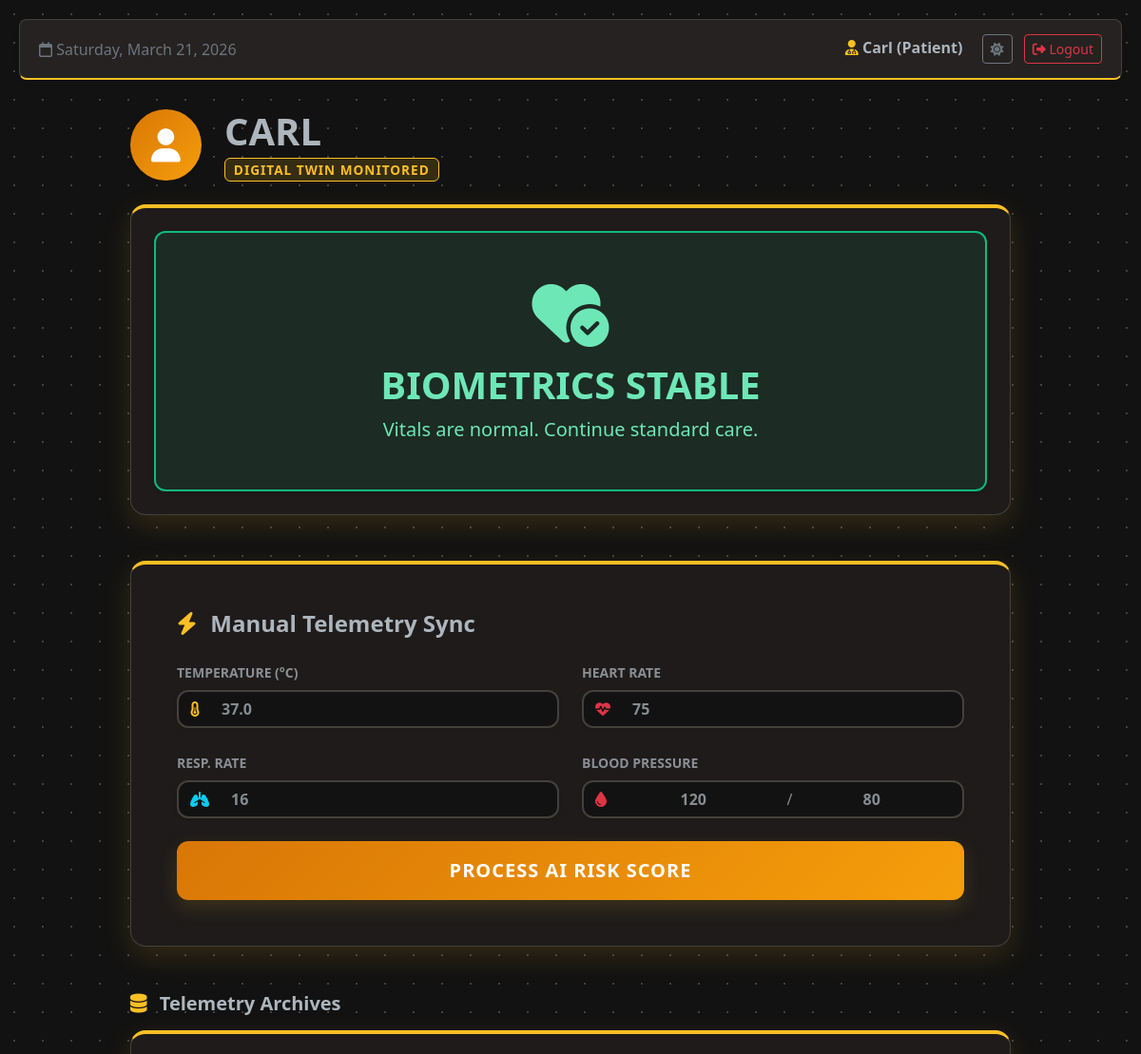
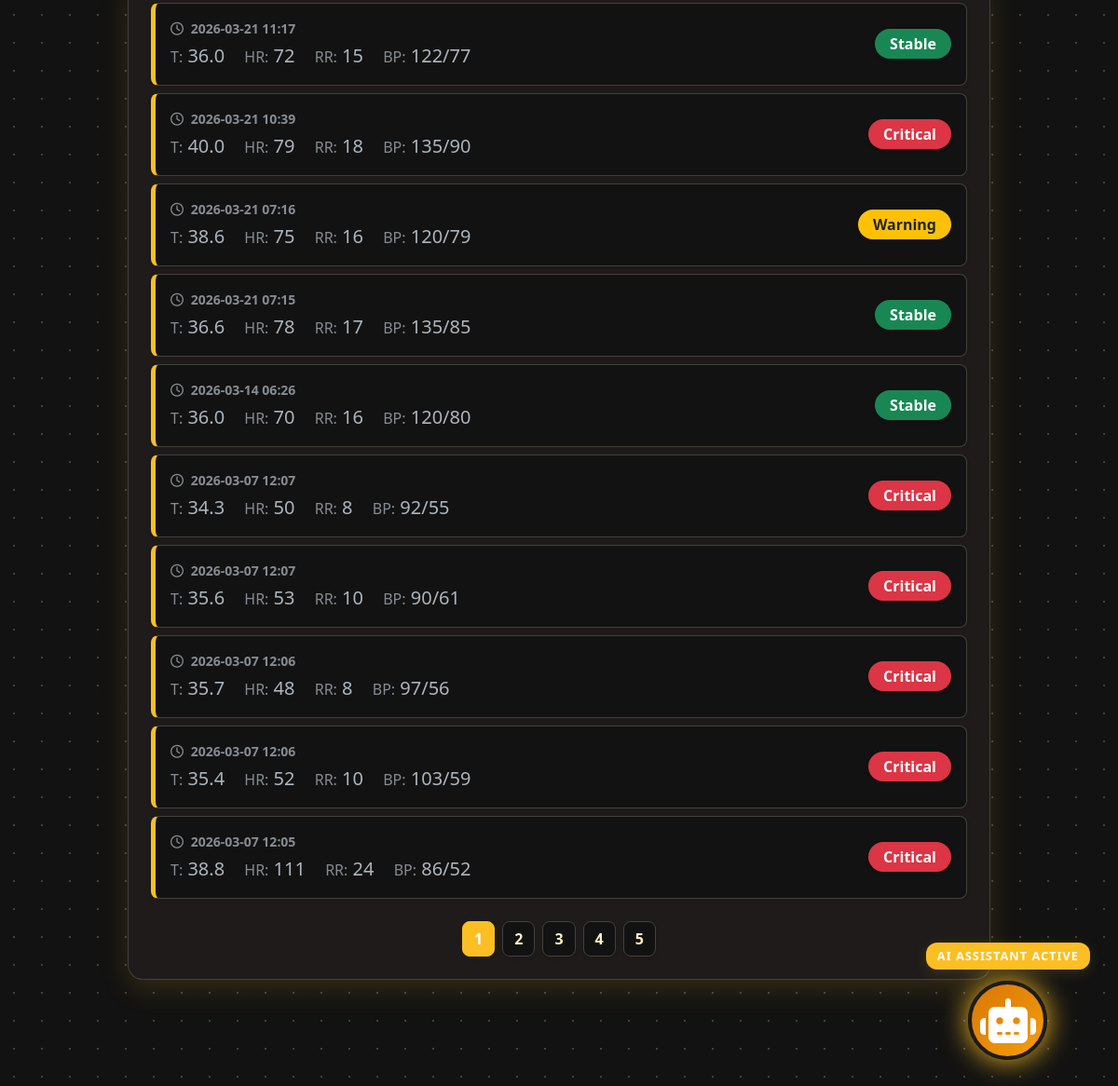
The page /patient_dashboard (signed in) on the database its author committed (2 pictures, top to bottom).
### models.py (models this page shows)
class User(UserMixin, db.Model):
    id = db.Column(db.Integer, primary_key=True)
    username = db.Column(db.String(100), unique=True, nullable=False)
    email = db.Column(db.String(120), unique=True, nullable=True)
    password = db.Column(db.String(100), nullable=False)
    role = db.Column(db.String(20), nullable=False, default="patient")
    age = db.Column(db.Integer, nullable=True)
    gender = db.Column(db.String(20), nullable=True)
    blood_group = db.Column(db.String(10), nullable=True)
    contact = db.Column(db.String(20), nullable=True)
    emp_id = db.Column(db.String(50), nullable=True)
    department = db.Column(db.String(50), nullable=True)
    entries = db.relationship("Entry", backref="author", lazy=True)

class Entry(db.Model):
    id = db.Column(db.Integer, primary_key=True)
    user_id = db.Column(db.Integer, db.ForeignKey("user.id"), nullable=True)
    name = db.Column(db.String(100), nullable=False)
    temp = db.Column(db.Float, nullable=False)
    hr = db.Column(db.Integer, nullable=False)
    rr = db.Column(db.Integer, nullable=False)
    sys_bp = db.Column(db.Integer, nullable=True)
    dia_bp = db.Column(db.Integer, nullable=True)
    status = db.Column(db.String(20), nullable=False)
    advice = db.Column(db.String(200), nullable=True)
    timestamp = db.Column(db.DateTime, default=datetime.utcnow)

### app.py (the view)
@app.route("/patient_dashboard")
@login_required
def patient_dashboard():
    if current_user.role != "patient":
        return redirect(url_for("home"))
    my_entries = (
        Entry.query.filter_by(user_id=current_user.id)
        .order_by(Entry.timestamp.desc())
        .all()
    )
    current_status = my_entries[0].status if my_entries else "Unknown"
    latest_advice = my_entries[0].advice if my_entries else "No data logged yet."
    return render_template(
        "patient_home.html",
        entries=my_entries,
        status=current_status,
        advice=latest_advice,
    )

### app.py (called while the page is built)
@login_manager.user_loader
def load_user(user_id):
    return db.session.get(User, int(user_id))

### templates/patient_home.html (shortened to what this page needs)
{% extends "base.html" %} {% block content %}
<div class="container mt-4 mb-5">
  <div class="row mb-4">
    <div class="col-lg-10 mx-auto">
      <div class="d-flex align-items-center">
        <div
          class="rounded-circle d-flex justify-content-center align-items-center me-4 shadow-sm"
          style="
            width: 75px;
            height: 75px;
            background: var(--bot-bg);
            color: white;
            font-size: 2.2rem;
          "
        >
          <i class="fa-solid fa-user"></i>
        </div>
        <div>
          <h1 class="fw-bold mb-0 text-body text-uppercase">
            {{ current_user.username }}
          </h1>
          <span
            class="badge mt-1"
            style="
              background: var(--accent-glow);
              color: var(--vm-accent);
              font-weight: 800;
              letter-spacing: 1px;
              border: 1px solid var(--vm-accent);
              font-size: 0.85rem;
            "
          >
            DIGITAL TWIN MONITORED
          </span>
        </div>
      </div>
    </div>
  </div>
  <div class="row mb-5">
    <div class="col-lg-10 mx-auto">
      <div class="yellow-card p-4 text-center">
        {% if status == 'High' or status == 'Critical' %}
        <div class="status-box status-critical shadow-sm">
          <i class="fa-solid fa-triangle-exclamation display-2 mb-3"></i>
          <h1 class="fw-bold mb-2">CRITICAL RISK</h1>
          <p class="fs-5 mb-0 fw-medium">{{ advice }}</p>
        </div>
        {% elif status == 'Warning' %}
        <div class="status-box status-warning shadow-sm">
          <i class="fa-solid fa-notes-medical display-2 mb-3"></i>
          <h1 class="fw-bold mb-2">ATTENTION ADVISED</h1>
          <p class="fs-5 mb-0 fw-medium">{{ advice }}</p>
        </div>
        {% elif status == 'Stable' %}
        <div class="status-box status-stable shadow-sm">
          <i class="fa-solid fa-heart-circle-check display-2 mb-3"></i>
          <h1 class="fw-bold mb-2">BIOMETRICS STABLE</h1>
          <p class="fs-5 mb-0 fw-medium">{{ advice }}</p>
        </div>
        {% endif %}
      </div>
    </div>
  </div>
  <div class="row mb-5">
    <div class="col-lg-10 mx-auto">
      <div class="yellow-card p-4 p-md-5">
        <h4 class="fw-bold mb-4 text-body">
          <i class="fa-solid fa-bolt me-2" style="color: var(--vm-accent)"></i>
          Manual Telemetry Sync
        </h4>
        <form method="POST" action="/add_vitals">
          <div class="row g-4 mb-4">
            <div class="col-md-6">
              <label class="form-label fw-bold text-muted small text-uppercase"
                >Temperature (°C)</label
              >
              <div class="input-group yellow-input-group shadow-sm">
                <span class="input-group-text"
                  ><i class="fa-solid fa-temperature-half"></i
                ></span>
                <input
                  type="number"
                  step="0.1"
                  name="temperature"
                  class="form-control"
                  placeholder="37.0"
                  required
                />
              </div>
            </div>
            <div class="col-md-6">
              <label class="form-label fw-bold text-muted small text-uppercase"
                >Heart Rate</label
              >
              <div class="input-group yellow-input-group shadow-sm">
                <span class="input-group-text"
                  ><i class="fa-solid fa-heart-pulse text-danger"></i
                ></span>
                <input
                  type="number"
                  name="heart_rate"
                  class="form-control"
                  placeholder="75"
                  required
                />
              </div>
            </div>
            <div class="col-md-6">
              <label class="form-label fw-bold text-muted small text-uppercase"
                >Resp. Rate</label
              >
              <div class="input-group yellow-input-group shadow-sm">
                <span class="input-group-text"
                  ><i class="fa-solid fa-lungs text-info"></i
                ></span>
                <input
                  type="number"
                  name="resp_rate"
                  class="form-control"
                  placeholder="16"
                  required
                />
              </div>
            </div>
            <div class="col-md-6">
              <label class="form-label fw-bold text-muted small text-uppercase"
                >Blood Pressure</label
              >
              <div class="input-group yellow-input-group shadow-sm">
                <span class="input-group-text"
                  ><i class="fa-solid fa-droplet text-danger"></i
                ></span>
                <input
                  type="number"
                  name="sys_bp"
                  class="form-control text-center"
                  placeholder="120"
                  required
                />
                <span class="input-group-text border-0 px-1 text-muted">/</span>
                <input
                  type="number"
                  name="dia_bp"
                  class="form-control text-center"
                  placeholder="80"
                  required
                />
              </div>
            </div>
          </div>
          <button type="submit" class="btn btn-yellow w-100 fs-5">
            Process AI Risk Score
          </button>
        </form>
      </div>
    </div>
  </div>
  <div class="row mb-5 pb-5">
    <div class="col-lg-10 mx-auto">
      <h5 class="fw-bold mb-3 text-body">
        <i
          class="fa-solid fa-database me-2"
          style="color: var(--vm-accent)"
        ></i>
        Telemetry Archives
      </h5>
      <div class="yellow-card p-4">
        <div id="historyContainer" class="d-flex flex-column gap-2">
          {% for entry in entries %} {% set badge_color = 'bg-success' %} {% if
          entry.status == 'High' or entry.status == 'Critical' %}{% set
          badge_color = 'bg-danger' %}{% endif %} {% if entry.status ==
          'Warning' %}{% set badge_color = 'bg-warning text-dark' %}{% endif %}
          <div
            class="history-entry p-3 d-none flex-column flex-md-row justify-content-between align-items-md-center shadow-sm"
          >
            <div>
              <div class="text-muted small fw-bold mb-1">
                <i class="fa-regular fa-clock me-1"></i> {{
                entry.timestamp.strftime('%Y-%m-%d %H:%M') }}
              </div>
              <div class="fs-5 fw-medium text-body">
                <span class="me-3"
                  ><span class="text-muted fs-6">T:</span> {{ entry.temp
                  }}</span
                >
                <span class="me-3"
                  ><span class="text-muted fs-6">HR:</span> {{ entry.hr }}</span
                >
                <span class="me-3"
                  ><span class="text-muted fs-6">RR:</span> {{ entry.rr }}</span
                >
                <span
                  ><span class="text-muted fs-6">BP:</span> {{ entry.sys_bp
                  }}/{{ entry.dia_bp }}</span
                >
              </div>
            </div>
            <div class="mt-2 mt-md-0">
              <span
                class="badge {{ badge_color }} fs-6 px-3 py-2 rounded-pill shadow-sm"
                >{{ entry.status }}</span
              >
            </div>
          </div>
          {% endfor %}
        </div>
        <div
          class="d-flex justify-content-center mt-4 gap-2 pagination-controls"
          id="paginationControls"
        ></div>
      </div>
    </div>
  </div>
</div>
<div class="vitalbot-container">
  <div class="vitalbot-badge">AI ASSISTANT ACTIVE</div>
  <div
    class="ai-bot-btn-extreme"
    data-bs-toggle="collapse"
    data-bs-target="#chatBox"
  >
    <i class="fa-solid fa-robot fa-3x text-white"></i>
  </div>
</div>
{% endblock %}

### templates/base.html (shortened to what this page needs)
<!doctype html>
<html lang="en" data-bs-theme="dark">
  <head>
    <link
      href="https://cdn.jsdelivr.net/npm/bootstrap@5.3.0/dist/css/bootstrap.min.css"
      rel="stylesheet"
    />
    <link
      rel="stylesheet"
      href="https://cdnjs.cloudflare.com/ajax/libs/font-awesome/6.4.0/css/all.min.css"
    />
    <link
      rel="stylesheet"
      href="https://cdn.datatables.net/1.13.6/css/dataTables.bootstrap5.min.css"
    />
  </head>
  <body>
    <div
      class="main-content"
    >
      {% if current_user.is_authenticated %}
      <div class="top-navbar">
        <div class="text-secondary">
          <i class="fa-regular fa-calendar"></i> <span id="currentDate"></span>
        </div>
        <div>
          <span class="fw-bold me-3 text-body">
            <i
              class="fa-solid fa-user-doctor"
              style="color: var(--vm-accent)"
            ></i>
            {{ current_user.username | capitalize }} ({{ current_user.role |
            capitalize }})
          </span>
          <button
            id="theme-toggle"
            class="btn btn-sm btn-outline-secondary me-2"
          >
            <i id="theme-icon" class="fa-solid fa-moon"></i>
          </button>
          <a
            href="{{ url_for('logout') }}"
            class="btn btn-sm btn-outline-danger"
            ><i class="fa-solid fa-right-from-bracket"></i> Logout</a
          >
        </div>
      </div>
      {% endif %}  {% block content %}{% endblock %}
    </div>
  </body>
</html>

### templates/base.html (style rules this page uses)
:root { --vm-bg: #f4f7f6; --vm-sidebar-bg: #1d2b36; --vm-sidebar-border: #2c3e50; --vm-card-bg: #ffffff; --vm-card-border: #e3e6f0; --vm-text-main: #5a5c69; --vm-text-muted: #858796; --vm-topbar-bg: #ffffff; --vm-grid-line: #e9ecef; --vm-organ-base: #e9ecef; --vm-organ-stroke: #ced4da; --vm-accent: #4db8ff; }
[data-bs-theme="dark"] { --vm-bg: #0f172a; --vm-sidebar-bg: #020617; --vm-sidebar-border: #1e293b; --vm-card-bg: #1e293b; --vm-card-border: #334155; --vm-text-main: #e2e8f0; --vm-text-muted: #94a3b8; --vm-topbar-bg: #1e293b; --vm-grid-line: #1e293b; --vm-organ-base: #334155; --vm-organ-stroke: #475569; --vm-accent: #38bdf8; }
body { background-color: var(--vm-bg); font-family: "Segoe UI", Tahoma, Geneva, Verdana, sans-serif; overflow-x: hidden; color: var(--vm-text-main); transition: background-color 0.3s, color 0.3s; }
.main-content { margin-left: 250px; padding: 20px; min-height: 100vh; }
.top-navbar { background-color: var(--vm-topbar-bg); border-radius: 8px; padding: 15px 20px; border: 1px solid var(--vm-card-border); box-shadow: 0 4px 6px -1px rgba(0, 0, 0, 0.1); margin-bottom: 30px; display: flex; justify-content: space-between; align-items: center; transition: background-color 0.3s; }
.form-control { background-color: var(--vm-bg); border: 1px solid var(--vm-card-border); color: var(--vm-text-main); }

### templates/patient_home.html (style rules this page uses)
.main-content { margin-left: 0 !important; }
:root, [data-bs-theme="light"] { --vm-bg: #fffbeb; --vm-topbar-bg: rgba( 253, 230, 138, 0.9 ); --vm-card-bg: #ffffff; --vm-card-border: #fde68a; --vm-text-main: #451a03; --vm-text-muted: #92400e; --vm-accent: #f59e0b; --accent-glow: rgba(245, 158, 11, 0.2); --bot-bg: linear-gradient(135deg, #f59e0b, #fbbf24); --vm-watermark: #290b00; }
[data-bs-theme="dark"] { --vm-bg: #121212; --vm-topbar-bg: rgba(41, 37, 36, 0.9); --vm-card-bg: #1e1b1a; --vm-card-border: #44403c; --vm-text-main: #fef3c7; --vm-text-muted: #a8a29e; --vm-accent: #fbbf24; --accent-glow: rgba(251, 191, 36, 0.15); --bot-bg: linear-gradient(135deg, #d97706, #f59e0b); --vm-watermark: #fef08a; }
body { background-image: radial-gradient( var(--vm-card-border) 1.5px, transparent 1.5px ); background-size: 30px 30px; background-color: var(--vm-bg); }
.top-navbar { backdrop-filter: blur(10px); -webkit-backdrop-filter: blur(10px); border-bottom: 2px solid var(--vm-accent) !important; }
.container { position: relative; z-index: 10; }
.yellow-card { background: var(--vm-card-bg); border: 1px solid var(--vm-card-border); border-top: 4px solid var(--vm-accent); border-radius: 1rem; box-shadow: 0 10px 30px var(--accent-glow); transition: background-color 0.3s, border-color 0.3s; position: relative; overflow: hidden; }
.status-box { border-radius: 0.75rem; padding: 3rem 2rem; position: relative; overflow: hidden; }
.status-stable { background: #d1fae5; color: #065f46; border: 2px solid #10b981; }
[data-bs-theme="dark"] .status-stable { background: rgba(16, 185, 129, 0.1); color: #6ee7b7; }
.yellow-input-group { border: 2px solid var(--vm-card-border); border-radius: 0.75rem; overflow: hidden; transition: 0.3s; background: var(--vm-bg); }
.yellow-input-group .input-group-text { background: transparent; border: none; color: var(--vm-accent); }
.yellow-input-group .form-control { background: transparent; border: none; color: var(--vm-text-main); font-weight: 600; }
.btn-yellow { background: var(--bot-bg); border: none; color: #fff !important; font-weight: 800; text-transform: uppercase; letter-spacing: 1px; padding: 1rem; border-radius: 0.75rem; box-shadow: 0 8px 20px var(--accent-glow); transition: 0.3s; }
.history-entry { background: var(--vm-bg); border: 1px solid var(--vm-card-border); border-left: 5px solid var(--vm-accent); border-radius: 0.5rem; transition: 0.2s; }
.vitalbot-container { position: fixed; bottom: 30px; right: 30px; z-index: 1050; display: flex; flex-direction: column; align-items: center; }
.vitalbot-badge { background: var(--vm-accent); color: white; font-size: 0.8rem; font-weight: 900; letter-spacing: 1px; padding: 5px 12px; border-radius: 12px; margin-bottom: 12px; box-shadow: 0 4px 15px var(--accent-glow); animation: bounce 2s infinite; }
.ai-bot-btn-extreme { width: 85px; height: 85px; background: var(--bot-bg); border: 4px solid var(--vm-card-bg); border-radius: 50%; display: flex; justify-content: center; align-items: center; box-shadow: 0 0 30px var(--vm-accent); animation: botGlow 2s infinite alternate; cursor: pointer; transition: 0.3s; }

### rows shown on the page
User: username "Carl", role "Patient", username "CARL"
Entry: advice "Vitals are normal. Continue standard care.", timestamp "2026-03-21 11:17", temp "36.0", hr "72", rr "15", sys_bp "122", dia_bp "77", status "Stable"
Entry: timestamp "2026-03-21 10:39", temp "40.0", hr "79", rr "18", sys_bp "135", dia_bp "90", status "Critical"
Entry: timestamp "2026-03-21 07:16", temp "38.6", hr "75", rr "16", sys_bp "120", dia_bp "79", status "Warning"
Entry: timestamp "2026-03-21 07:15", temp "36.6", hr "78", rr "17", sys_bp "135", dia_bp "85", status "Stable"
Entry: timestamp "2026-03-14 06:26", temp "36.0", hr "70", rr "16", sys_bp "120", dia_bp "80", status "Stable"
Entry: timestamp "2026-03-07 12:07", temp "34.3", hr "50", rr "8", sys_bp "92", dia_bp "55", status "Critical"
Entry: timestamp "2026-03-07 12:07", temp "35.6", hr "53", rr "10", sys_bp "90", dia_bp "61", status "Critical"
Entry: timestamp "2026-03-07 12:06", temp "35.7", hr "48", rr "8", sys_bp "97", dia_bp "56", status "Critical"
Entry: timestamp "2026-03-07 12:06", temp "35.4", hr "52", rr "10", sys_bp "103", dia_bp "59", status "Critical"
Entry: timestamp "2026-03-07 12:05", temp "38.8", hr "111", rr "24", sys_bp "86", dia_bp "52", status "Critical"
